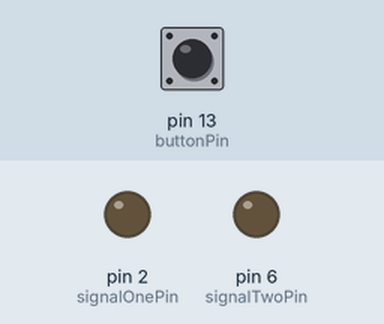
A sketch run on a simulated Arduino Uno, built with avr-gcc and run on an emulated ATmega328P. Parts: output pins drawn as LEDs (lit = HIGH). The inputs (shaded band) are chosen by the test bench; at power-on: pin 13 (buttonPin) LOW.

Above: at 1.2 s.
1.3 s: pin 13 (buttonPin) pulled HIGH for 0.15 s
At 1.8 s:
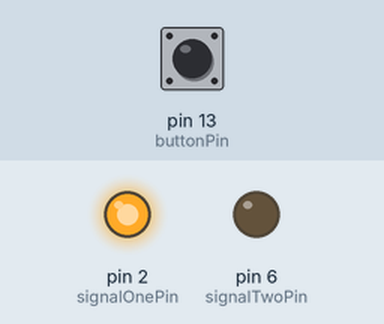
2.9 s: pin 13 (buttonPin) pulled HIGH for 1 s
At 4.3 s:
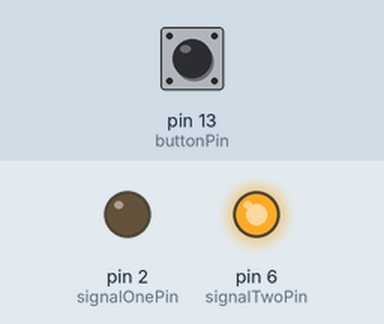
5.4 s: pin 13 (buttonPin) pulled HIGH for 3.2 s
At 6.2 s:
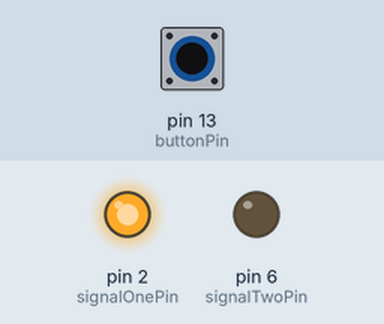
Timing chart, 0 to 8.4 s (numbered marks = the images above; inputs shaded):
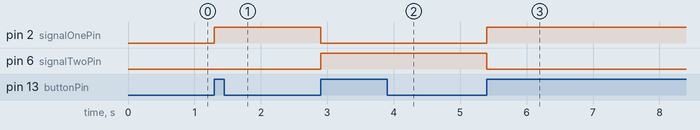

Measured:
- after the input at 1.3 s, pin 2 (signalOnePin): LOW → HIGH at once
- after the input at 2.9 s, pin 2 (signalOnePin): HIGH → LOW at once; pin 6 (signalTwoPin): LOW → HIGH at once
- after the input at 5.4 s, pin 2 (signalOnePin): LOW → HIGH at once; pin 6 (signalTwoPin): HIGH → LOW at once

The sketch:

Arduino-pd01_tarefa6.ino
```cpp
// C++ code
/*Tarefa 6
	-a partir do circuito anterior, faça com que cada vez
	que você pressiona o botão as sinaleiras troquem de cor
	e permaneçam assim até o botão ser pressionado novamente.*/

const int buttonPin = 13;
const int signalOnePin = 2;
const int signalTwoPin = 6;

const bool pressedButton = true;
bool lightsOn = false;

void setup()
{
  pinMode(buttonPin, INPUT);
  pinMode(signalOnePin, OUTPUT);
  pinMode(signalTwoPin, OUTPUT);
}

void loop()
{

  if(digitalRead(buttonPin) == pressedButton){
    lightsOn = !lightsOn;
    hitTheLights(lightsOn);
      while(digitalRead(buttonPin) == pressedButton){
      //do nothing else while button is pressed
    }
  }
}

void hitTheLights( bool signal ){ //change the LED state
  if(signal == true){
    digitalWrite(signalOnePin, HIGH);
    digitalWrite(signalTwoPin, LOW);
  } else {
    digitalWrite(signalTwoPin, HIGH);
    digitalWrite(signalOnePin, LOW);
  }
}
```
